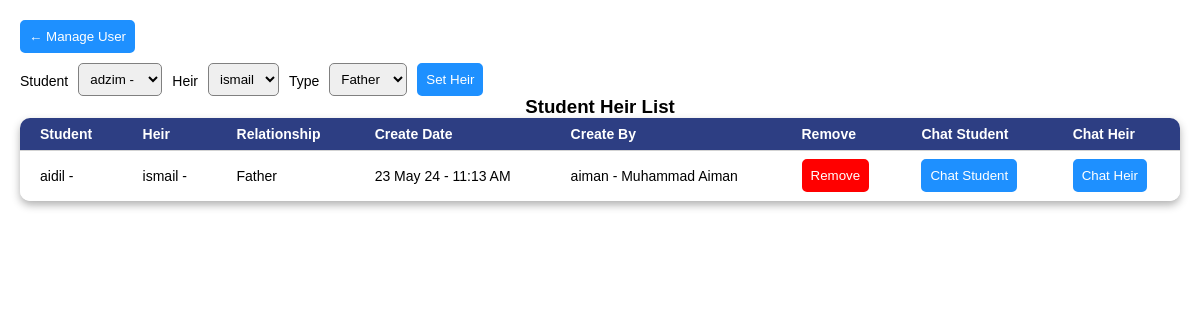
The page /heir.php (signed in) on the database as committed earlier.
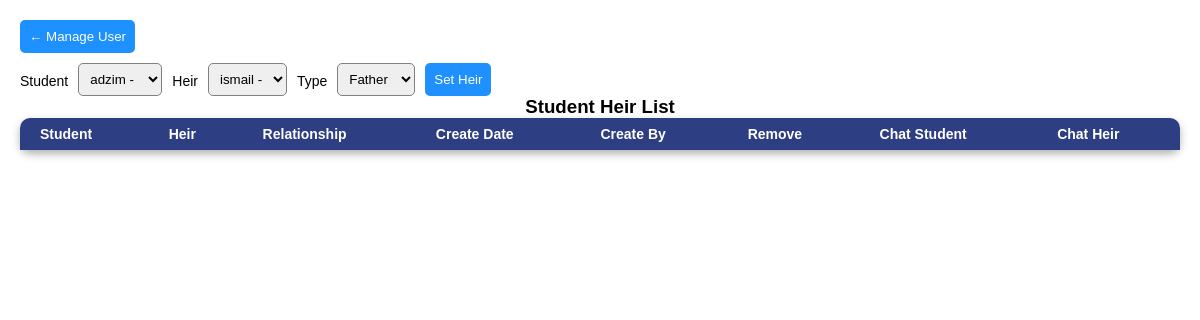
The same page on the database as committed later.
### tables this page shows
CREATE TABLE `user_relate` (
  `rowid` bigint(20) NOT NULL,
  `student_rowid` bigint(20) NOT NULL COMMENT 'Refer to user.rowid',
  `heir_rowid` bigint(20) NOT NULL COMMENT 'Refer to user.rowid',
  `type` varchar(20) NOT NULL COMMENT 'father / mother / sibling / other',
  `create_date` datetime NOT NULL DEFAULT current_timestamp(),
  `create_user` bigint(20) NOT NULL DEFAULT 0 COMMENT 'Refer to user.rowid'
);

### server/db.class.php (called while the page is built, shortened)
<?php
    class db {
        public $conn;
        private $hostname = "localhost";
        private $databasename = "educonnect";
        private $username = "root";
        private $password = "";
        function __construct($hostname = "", $databasename = "", $username = "", $password = "") {
            try {
                $this->hostname = $hostname != "" ? $hostname : $this->hostname;
                $this->databasename = $databasename != "" ? $databasename : $this->databasename;
                $this->password = $password != "" ? $password : $this->password;
                $this->conn = new PDO("mysql:host=$this->hostname; dbname=$this->databasename", $this->username, $this->password);
                $this->conn->exec("SET CHARACTER SET utf8");
            } catch (Exception $e) {
                $this->add_error_msg($e->getMessage());
            }
        }
        function sql_select($sql) {
            $return = [];
            try{
                $result = $this->conn->query($sql);
                if ($result !== false) {
                    $cols = $result->columnCount();
                    $count = 0;
                    foreach ($result as $row) {
                        $return[$count] = $this->sql_select_clearance($cols, $row);
                        $count++;
                    }
                } else {
                    throw new PDOException("[Error] Wrong SQL");
                }
            }
            catch(PDOException $e) {
                $this->sql_select_result = false;
                $this->sql_select_reason = $e->getMessage();
                $this->add_error_msg($e->getMessage());
                return [];
            }
            return $return;
        }
        function sql_select_clearance($length, $arr) {
            for($l = 0; $l < $length; $l++) {
                unset($arr[$l]);
            }
            return $arr;
        }
    }

### server/user.class.php (the view, shortened to what the changed rows need)
<?php
class user {
  private $db;
  function __construct() {
    $this->db = new db();
  }
  function tc_user_relate_list() {
    $ret_html = "<tr>
        <th>Student</th>
        <th>Heir</th>
        <th>Relationship</th>
        <th>Create Date</th>
        <th>Create By</th>
        <th>Remove</th>
        <th>Chat Student</th>
        <th>Chat Heir</th>
      </tr>";
    try {
      foreach ($this->db->sql_select("SELECT A.rowid, B.userid, A.type, C.rowid AS heir_rowid, C.userid AS heir_userid, CONCAT(B.userid, ' - ', B.fullname) AS student, CONCAT(C.userid, ' - ', C.fullname) AS heir, CONCAT(D.userid, ' - ', D.fullname) AS create_user, CONCAT(DATE_FORMAT(A.create_date,'%d %b %y'), ' - ',TIME_FORMAT(A.create_date, '%h:%i %p')) AS create_date FROM user_relate A LEFT JOIN user B ON A.student_rowid=B.rowid LEFT JOIN user C ON A.heir_rowid=C.rowid LEFT JOIN user D ON A.create_user=D.rowid") as $val) {
        $ret_html .= "<tr>"
          .  "<td>" . $val['student'] . "</td>"
          .  "<td>" . $val['heir'] . "</td>"
          .  "<td align='center'>" . ucwords($val['type']) . "</td>"
          .  "<td align='center'>" . $val['create_date'] . "</td>"
          .  "<td>" . $val['create_user'] . "</td>"
          .  "<td><button class='btn_remove' onclick=\"remove_heir('" . $val['rowid'] . "')\">Remove</button></td>"
          .  "<td align='center'><button onclick=\"open_chat('user','" . $val['rowid'] . "','" . $val['userid'] . "')\">Chat Student</button></td>"
          .  "<td align='center'><button onclick=\"open_chat('user','" . $val['heir_rowid'] . "','" . $val['heir_userid'] . "')\">Chat Heir</button></td>"
          ."</tr>";
      }
    } catch (Exception $e) {
      $this->add_error_msg($e->getMessage());
    }
    return $ret_html;
  }
  function option_student() {
    try {
      $ret_html = "";
      foreach ($this->db->sql_select("SELECT rowid, userid, fullname FROM user WHERE `role`='student' AND active='Y' ORDER BY userid") as $val) {
        $fullname = $val['fullname'] == "" ? " - " . $val['fullname'] : "";
        $ret_html .= "<option value='" . $val['rowid'] . "'>" . $val['userid'] . "$fullname</option>";
      }
      return $ret_html;
    } catch (Exception $e) {
      $this->add_error_msg($e->getMessage());
      return "";
    }
  }
  function option_heir() {
    try {
      $ret_html = "";
      foreach ($this->db->sql_select("SELECT A.rowid, A.userid, B.type, C.fullname AS student  FROM user A LEFT JOIN user_relate B ON A.rowid=B.heir_rowid LEFT JOIN user C ON B.student_rowid=C.rowid WHERE A.role='heir' AND A.active='Y' ORDER BY userid") as $val) {
        $remark = $val['type'] == "" ? " - " . $val['student'] . " " . $val['type'] : "";
        $ret_html .= "<option value='" . $val['rowid'] . "'>" . $val['userid'] . "$remark</option>";
      }
      return $ret_html;
    } catch (Exception $e) {
      $this->add_error_msg($e->getMessage());
      return "";
    }
  }
}

### heir.php (shortened to what the changed rows need)
<?php
  include 'server/user.class.php';
  $user = new user();
?>
<html>
<head>
  <link rel="stylesheet" href="css/setup.css">
</head>
<body>
  <div>
    <div id="form">
      <label>Student</label>
      <select id="input_student"><?php print $user->option_student(); ?></select>
      <label>Heir</label>
      <select id="input_heir"><?php print $user->option_heir(); ?></select>
      <label>Type</label>
      <select id="input_type">
        <option value="father">Father</option>
      </select>
      <button onclick="set_heir()">Set Heir</button>
    </div>
    <table id="table_relate" class="table2"><?php print $user->tc_user_relate_list(); ?></table>
  </div>
</body>
</html>

Rows that differ between the two databases and show on the page:
removed user_relate: student "aidil -", heir "ismail -", type "Father", create_date "23 May 24 - 11:13 AM", create_user "aiman - Muhammad Aiman"
Other text that changed with them:
form field value: "ismail" → "ismail -"
